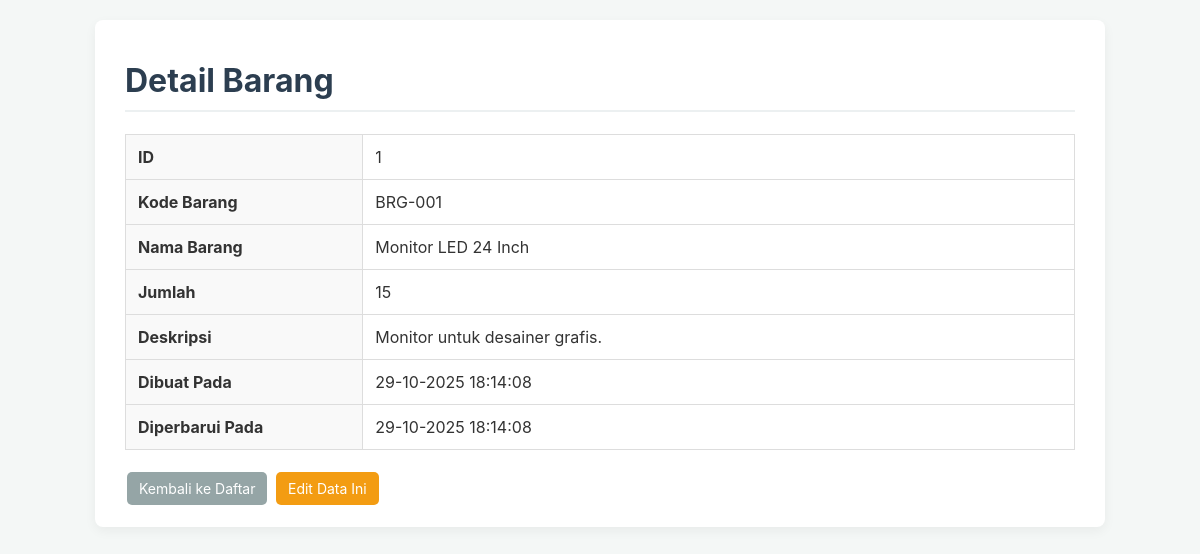
Screenshot of /detail.php?id=1 with the database file from the repository.
### tables this page shows
CREATE TABLE barang (
     
    id INT AUTO_INCREMENT PRIMARY KEY,
    
     
    kode_barang VARCHAR(50) NOT NULL UNIQUE,
    
    nama_barang VARCHAR(255) NOT NULL,
    jumlah INT NOT NULL DEFAULT 0,
    deskripsi TEXT NULL,
    
     
    created_at TIMESTAMP DEFAULT CURRENT_TIMESTAMP,
    
     
    updated_at TIMESTAMP DEFAULT CURRENT_TIMESTAMP ON UPDATE CURRENT_TIMESTAMP
);

### detail.php (the view, shortened to what this page needs)
<?php
require_once 'config/database.php';
$id = null;
if (isset($_GET['id']) && is_numeric($_GET['id'])) {
    $id = (int)$_GET['id'];
} else {
    header("Location: index.php");
    exit;
}
try {
    $stmt = $pdo->prepare("SELECT * FROM barang WHERE id = ?");
    $stmt->execute([$id]);
    $barang = $stmt->fetch();
} catch (\PDOException $e) {
    error_log("Error Detail: " . $e->getMessage());
    die("Gagal mengambil data.");
}
?>
<!DOCTYPE html>
<html lang="id">
<head>
    <link rel="stylesheet" href="style.css">
</head>
<body>
    <div class="container">
        <h1>Detail Barang</h1>
        <table class="table-detail">
            <tr>
                <th>ID</th>
                <td><?php echo $barang['id']; ?></td>
            </tr>
            <tr>
                <th>Kode Barang</th>
                <td><?php echo htmlspecialchars($barang['kode_barang'], ENT_QUOTES, 'UTF-8'); ?></td>
            </tr>
            <tr>
                <th>Nama Barang</th>
                <td><?php echo htmlspecialchars($barang['nama_barang'], ENT_QUOTES, 'UTF-8'); ?></td>
            </tr>
            <tr>
                <th>Jumlah</th>
                <td><?php echo htmlspecialchars($barang['jumlah'], ENT_QUOTES, 'UTF-8'); ?></td>
            </tr>
            <tr>
                <th>Deskripsi</th>
                <td>
                    <?php
                    $deskripsi = $barang['deskripsi'] ? $barang['deskripsi'] : '(Tidak ada deskripsi)';
                    echo nl2br(htmlspecialchars($deskripsi, ENT_QUOTES, 'UTF-8'));
                    ?>
                </td>
            </tr>
             <tr>
                <th>Dibuat Pada</th>
                <td><?php echo date('d-m-Y H:i:s', strtotime($barang['created_at'])); ?></td>
            </tr>
             <tr>
                <th>Diperbarui Pada</th>
                <td><?php echo date('d-m-Y H:i:s', strtotime($barang['updated_at'])); ?></td>
            </tr>
        </table>
        <br>
        <a href="index.php" class="btn btn-secondary">Kembali ke Daftar</a>
        <a href="edit.php?id=<?php echo $barang['id']; ?>" class="btn btn-warning">Edit Data Ini</a>
    </div>
</body>
</html>

### style.css (style rules this page uses)
body { font-family: -apple-system, BlinkMacSystemFont, "Segoe UI", Roboto, Helvetica, Arial, sans-serif; background-color: #f4f7f6; color: #333; margin: 0; padding: 20px; }
.container { max-width: 950px; margin: 0 auto; background-color: #ffffff; padding: 20px 30px; border-radius: 8px; box-shadow: 0 4px 12px rgba(0,0,0,0.05); }
h1 { color: #2c3e50; border-bottom: 2px solid #ecf0f1; padding-bottom: 10px; }
.btn { text-decoration: none; padding: 8px 12px; border-radius: 5px; color: white; font-size: 14px; display: inline-block; margin: 2px; border: none; cursor: pointer; }
.btn-warning { background-color: #f39c12; }
.btn-secondary { background-color: #95a5a6; text-decoration: none; }
table { width: 100%; border-collapse: collapse; margin-top: 20px; }
th, td { padding: 12px; border: 1px solid #ddd; text-align: left; }
th { background-color: #ecf0f1; }
.table-detail { width: 100%; }
.table-detail th { background-color: #f9f9f9; width: 25%; vertical-align: top; }

### rows the page displays
barang: id "1", kode_barang "BRG-001", nama_barang "Monitor LED 24 Inch", jumlah "15", deskripsi "Monitor untuk desainer grafis.", created_at "29-10-2025 18:14:08", updated_at "29-10-2025 18:14:08"
